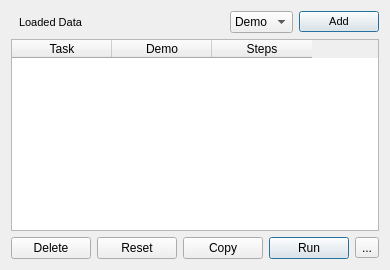
            <widget class="QWidget" name="tab_11">
             <attribute name="title">
              <string>Steps</string>
             </attribute>
             <layout class="QVBoxLayout" name="verticalLayout_30">
              <item>
               <layout class="QHBoxLayout" name="horizontalLayout_35">
                <item>
                 <widget class="QLabel" name="label_11">
                  <property name="font">
                   <font>
                    <pointsize>8</pointsize>
                    <bold>false</bold>
                    <kerning>true</kerning>
                   </font>
                  </property>
                  <property name="text">
                   <string>Loaded Data</string>
                  </property>
                  <property name="indent">
                   <number>8</number>
                  </property>
                 </widget>
                </item>
                <item>
                 <spacer name="horizontalSpacer_11">
                  <property name="orientation">
                   <enum>Qt::Horizontal</enum>
                  </property>
                  <property name="sizeHint" stdset="0">
                   <size>
                    <width>40</width>
                    <height>20</height>
                   </size>
                  </property>
                 </spacer>
                </item>
                <item>
                 <widget class="QComboBox" name="comboBox_3">
                  <item>
                   <property name="text">
                    <string>Demo</string>
                   </property>
                  </item>
                  <item>
                   <property name="text">
                    <string>Audio</string>
                   </property>
                  </item>
                  <item>
                   <property name="text">
                    <string>Script</string>
                   </property>
                  </item>
                 </widget>
                </item>
                <item>
                 <widget class="QPushButton" name="addStepButton">
                  <property name="sizePolicy">
                   <sizepolicy hsizetype="Minimum" vsizetype="Fixed">
                    <horstretch>0</horstretch>
                    <verstretch>0</verstretch>
                   </sizepolicy>
                  </property>
                  <property name="font">
                   <font>
                    <family>Segoe UI</family>
                    <pointsize>8</pointsize>
                    <bold>false</bold>
                    <kerning>false</kerning>
                   </font>
                  </property>
                  <property name="cursor">
                   <cursorShape>ArrowCursor</cursorShape>
                  </property>
                  <property name="contextMenuPolicy">
                   <enum>Qt::PreventContextMenu</enum>
                  </property>
                  <property name="acceptDrops">
                   <bool>false</bool>
                  </property>
                  <property name="autoFillBackground">
                   <bool>false</bool>
                  </property>
                  <property name="text">
                   <string>Add</string>
                  </property>
                  <property name="iconSize">
                   <size>
                    <width>16</width>
                    <height>16</height>
                   </size>
                  </property>
                  <property name="shortcut">
                   <string>Ctrl+N</string>
                  </property>
                  <property name="autoDefault">
                   <bool>true</bool>
                  </property>
                  <property name="default">
                   <bool>true</bool>
                  </property>
                  <property name="flat">
                   <bool>false</bool>
                  </property>
                 </widget>
                </item>
               </layout>
              </item>
              <item>
               <widget class="QTableWidget" name="stepsList">
                <property name="frameShape">
                 <enum>QFrame::StyledPanel</enum>
                </property>
                <property name="frameShadow">
                 <enum>QFrame::Sunken</enum>
                </property>
                <property name="lineWidth">
                 <number>0</number>
                </property>
                <property name="editTriggers">
                 <set>QAbstractItemView::AllEditTriggers</set>
                </property>
                <property name="tabKeyNavigation">
                 <bool>true</bool>
                </property>
                <property name="dragEnabled">
                 <bool>true</bool>
                </property>
                <property name="dragDropOverwriteMode">
                 <bool>false</bool>
                </property>
                <property name="dragDropMode">
                 <enum>QAbstractItemView::DragDrop</enum>
                </property>
                <property name="defaultDropAction">
                 <enum>Qt::MoveAction</enum>
                </property>
                <property name="alternatingRowColors">
                 <bool>true</bool>
                </property>
                <property name="verticalScrollMode">
                 <enum>QAbstractItemView::ScrollPerPixel</enum>
                </property>
                <column>
                 <property name="text">
                  <string>Task</string>
                 </property>
                </column>
                <column>
                 <property name="text">
                  <string>Demo</string>
                 </property>
                </column>
                <column>
                 <property name="text">
                  <string>Steps</string>
                 </property>
                </column>
               </widget>
              </item>
              <item>
               <layout class="QHBoxLayout" name="horizontalLayout_5">
                <item>
                 <widget class="QPushButton" name="pushButton_5">
                  <property name="text">
                   <string>Delete</string>
                  </property>
                 </widget>
                </item>
                <item>
                 <widget class="QPushButton" name="pushButton_7">
                  <property name="text">
                   <string>Reset</string>
                  </property>
                 </widget>
                </item>
                <item>
                 <widget class="QPushButton" name="pushButton_6">
                  <property name="text">
                   <string>Copy</string>
                  </property>
                 </widget>
                </item>
                <item>
                 <widget class="QPushButton" name="runButton">
                  <property name="autoFillBackground">
                   <bool>false</bool>
                  </property>
                  <property name="text">
                   <string>Run</string>
                  </property>
                  <property name="shortcut">
                   <string>Ctrl+R</string>
                  </property>
                  <property name="autoDefault">
                   <bool>true</bool>
                  </property>
                  <property name="default">
                   <bool>true</bool>
                  </property>
                 </widget>
                </item>
                <item>
                 <widget class="QToolButton" name="toolButton_2">
                  <property name="text">
                   <string>...</string>
                  </property>
                 </widget>
                </item>
               </layout>
              </item>
             </layout>
            </widget>
